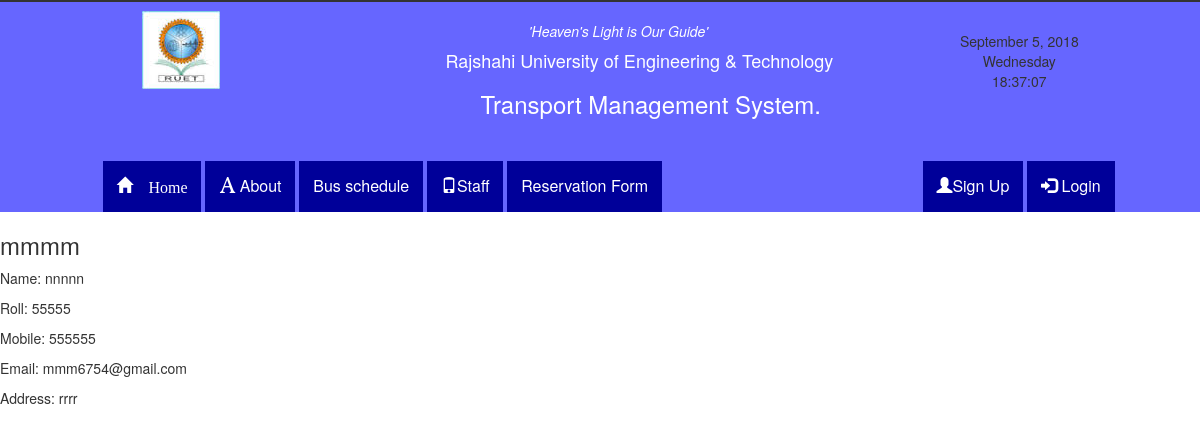
/profile.php?user=mmmm (signed in), run on the app's committed database.
### tables this page shows
CREATE TABLE `users` (
  `id` int(11) NOT NULL,
  `username` varchar(20) NOT NULL,
  `name` varchar(60) NOT NULL,
  `password` varchar(64) NOT NULL,
  `salt` varchar(32) NOT NULL,
  `joined` datetime NOT NULL,
  `group` int(11) NOT NULL,
  `roll` int(11) DEFAULT NULL,
  `mobile` int(11) NOT NULL,
  `email` varchar(50) NOT NULL,
  `address` text NOT NULL,
  `department` varchar(10) DEFAULT NULL
);

### classes/Input.php (called while the page is built, shortened)
<?php
class Input {
    public static function get($item) {
        if(isset($_POST[$item])) {
            return $_POST[$item];
        } else if(isset($_GET[$item])) {
            return $_GET[$item];
        }
        return '';
    }
}

### classes/Config.php (called while the page is built)
<?php
class Config {
    public static function get($path = null) {
        if ($path){
            $config = $GLOBALS['config'];
            $path = explode('/', $path);
            foreach($path as $bit) {
                if(isset($config[$bit])) {
                    $config = $config[$bit];
                }
            }
            return $config;
        }
        return false;
    }
}

### classes/DB.php (called while the page is built, shortened)
<?php
class DB {
    private static $_instance = null;
    private $_pdo,
            $_query,
            $_error = false,
            $_results,
            $_count = 0;
    private function __construct() {
        try {
            $this->_pdo = new PDO('mysql:host=' . Config::get('mysql/host') . ';dbname=' . Config::get('mysql/db'), Config::get('mysql/username'), Config::get('mysql/password'));
        } catch(PDOException $e) {
            die($e->getMessage());
        }
    }
    public static function getInstance() {
        if(!isset(self::$_instance)) {
            self::$_instance = new DB();
        }
        return self::$_instance;
    }
    public function query($sql, $params = array()) {
        $this->_error = false;
        if($this->_query = $this->_pdo->prepare($sql)) {
            $x = 1;
            if(count($params)) {
                foreach($params as $param) {
                    $this->_query->bindValue($x, $param);
                    $x++;
                }
            }
            if($this->_query->execute()) {
                $this->_results = $this->_query->fetchAll(PDO::FETCH_OBJ);
                $this->_count = $this->_query->rowCount();
            } else {
                $this->_error = true;
            }
        }
        return $this;
    }
    public function action($action, $table, $where = array()) {
        if(count($where) === 3) {
            $operators = array('=', '>', '<', '>=', '<=', '!=');
            $field = $where[0];
            $operator = $where[1];
            $value = $where[2];
            if(in_array($operator, $operators)) {
                $sql = "{$action} FROM {$table} WHERE {$field} {$operator} ?";
                if(!$this->query($sql, array($value))->error()) {
                    return $this;
                }
            }
        } else if(count($where) === 7) {
            $operators = array('=', '>', '<', '>=', '<=', '!=');
            $field1 = $where[0];
            $operator1 = $where[1];
            $value1 = $where[2];
            $logic = $where[3];
            $field2 = $where[4];
            $operator2 = $where[5];
            $value2 = $where[6];
            if(in_array($operator1, $operators)) {
                $sql = "{$action} FROM {$table} WHERE {$field1} {$operator1} ? {$logic} {$field2} {$operator2} ?";
                if(!$this->query($sql, array($value1,$value2))->error()) {
                    return $this;
                }
            }
        }
        return false;
    }
    public function get($table, $where) {
        return $this->action('SELECT *', $table, $where);
    }
    public function results() {
        return $this->_results;
    }
    public function first() {
        $data = $this->results();
        return $data[0];
    }
    public function count() {
        return $this->_count;
    }
    public function error() {
        return $this->_error;
    }
}

### classes/User.php (called while the page is built, shortened)
<?php
class User {
    private $_db,
            $_data,
            $_sessionName,
            $_cookieName,
            $isLoggedIn;
    public function __construct($user = null) {
        $this->_db = DB::getInstance();
        $this->_sessionName = Config::get('sessions/session_name');
        if(!$user) {
            if(Session::exists($this->_sessionName)) {
                $user = Session::get($this->_sessionName);
                if($this->find($user)) {
                    $this->isLoggedIn = true;
                } else {
                    $this->logout();
                }
            }
        } else {
            $this->find($user);
        }
    }
    public function find($user = null) {
        if($user) {
            $field = (is_numeric($user)) ? 'id' : 'username';
            $data = $this->_db->get('users', array($field, '=', $user));
            if($data->count()) {
                $this->_data = $data->first();
                return true;
            }
        }
        return false;
    }
    public function exists() {
        return (!empty($this->_data)) ? true : false;
    }
    public function data(){
        return $this->_data;
    }
}

### functions/sanitize.php (called while the page is built, shortened)
<?php
function escape($string) {
    return htmlentities($string, ENT_QUOTES, 'UTF-8');
}

### profile.php (the view, shortened to what this page needs)
<?php
$_caseFactor = 0;
if(!$username = Input::get('user')) {
    Redirect::to('index.php');
} else {
    $user = new User($username);
    if(!$user->exists()) {
        Redirect::to(404);
    } else {
        $data = $user->data();
?>
        <h3><?php echo escape($data->username); ?></h3>
        <p>Name: <?php echo escape($data->name); ?></p>
        <?php
        if($_caseFactor === 1){
            echo '<p>Department: ' . escape($data->department) . '</p>';
        } else if($_caseFactor === 0){
            echo '<p>Roll: ' . escape($data->roll) . '</p>';
        } else{
            echo '<p>Joined: ' . escape($data->joined) . '</p>';
        }
        ?>
        <p>Mobile: <?php echo escape($data->mobile); ?></p>
        <p>Email: <?php echo escape($data->email); ?></p>
        <p>Address: <?php echo escape($data->address); ?></p>
<?php
    }
}

### css/main.css (style rules this page uses)
html { color: #222; font-size: 1em; line-height: 1.4; }

### cssfile.css (style rules this page uses)
body { background-color:rgb(230,230,255); }

### data on the page
users: username "mmmm", name "nnnnn", roll "55555", mobile "555555", email "mmm6754@gmail.com", address "rrrr"
